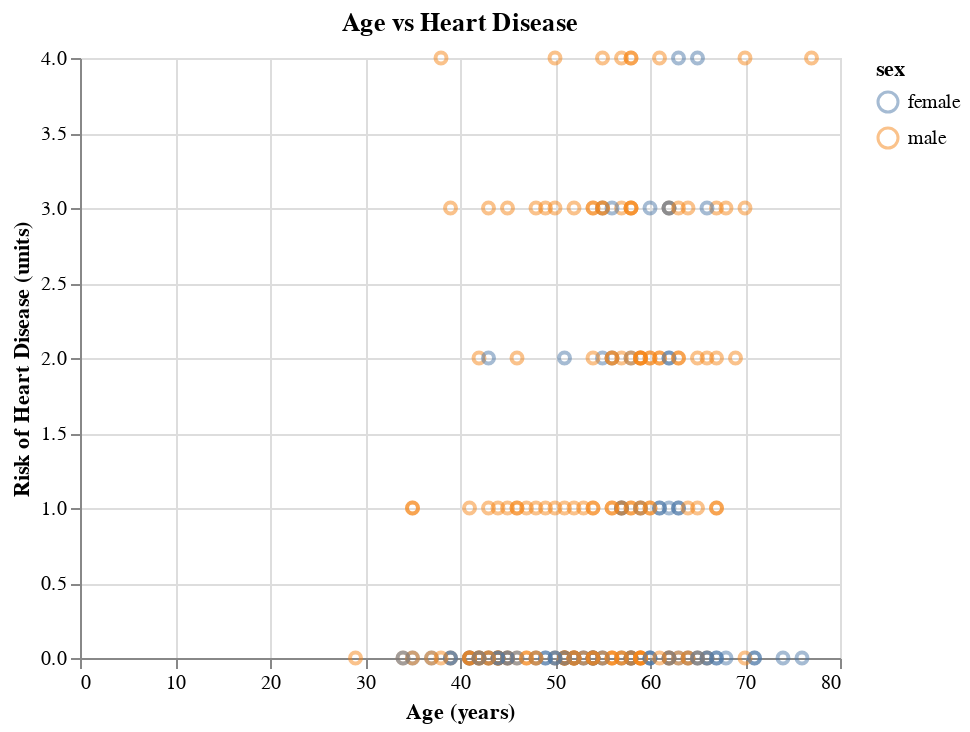

Notebook code cell kept with this figure:
### Markdown cell above
Now we will start with some plots to visualize the correlational relationships between the variables and the diagnosis with the training data.

### Code cell
age_scatterplot = (
    alt.Chart(heart_disease_train , title= "Age vs Heart Disease") # title for the entire plot
    .mark_point(opacity= 0.5) 
    .encode(
        x=alt.X("age", title = "Age (years)"),
        y=alt.Y("diagnosis", title = "Risk of Heart Disease (units)"),
        color="sex"
    )
    .properties(width=380, height=300)  #adjust these accordingly…
)

age_scatterplot

### Figure 1 — Vega-Lite specification as saved in the notebook (floating-point values rounded to 4 significant figures; data arrays with more than 128 entries replaced by an {"elided": "..."} marker saying what was removed)
{"config": {"view": {"continuousWidth": 400, "continuousHeight": 300}}, "data": {"name": "data-2fc884aa0bd4567cd6c8b61a39c9448f"}, "mark": {"type": "point", "opacity": 0.5}, "encoding": {"color": {"field": "sex", "type": "nominal"}, "x": {"field": "age", "title": "Age (years)", "type": "quantitative"}, "y": {"field": "diagnosis", "title": "Risk of Heart Disease (units)", "type": "quantitative"}}, "height": 300, "title": "Age vs Heart Disease", "width": 380, "$schema": "https://vega.github.io/schema/vega-lite/v4.17.0.json", "datasets": {"data-2fc884aa0bd4567cd6c8b61a39c9448f": {"elided": "227 records"}}}
